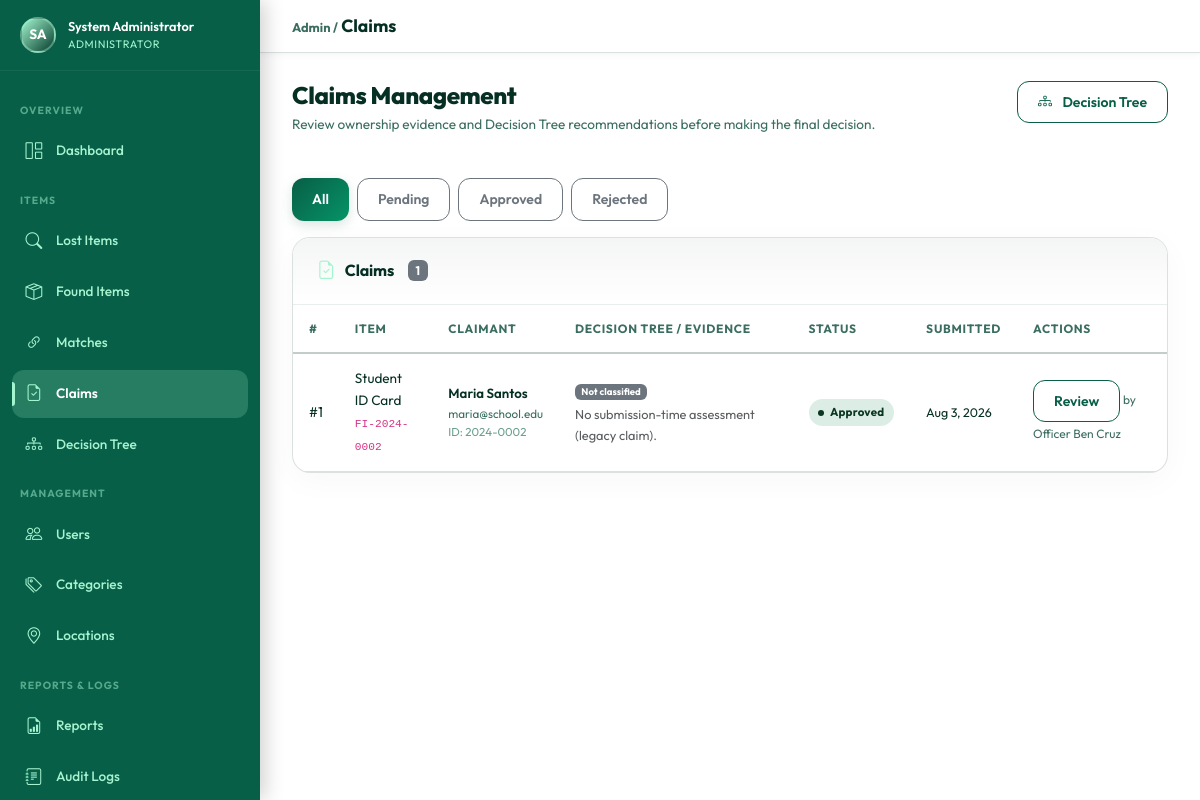
The page /admin/claims.php (signed in) on the database its author committed.
### tables this page shows
CREATE TABLE IF NOT EXISTS `users` (
    `id`              INT UNSIGNED    NOT NULL AUTO_INCREMENT,
    `name`            VARCHAR(100)    NOT NULL,
    `email`           VARCHAR(150)    NOT NULL,
    `password`        VARCHAR(255)    NOT NULL,
    `role`            ENUM('admin','student','security') NOT NULL DEFAULT 'student',
    `student_id`      VARCHAR(50)     NULL DEFAULT NULL,
    `phone`           VARCHAR(20)     NULL DEFAULT NULL,
    `profile_photo`   VARCHAR(255)    NULL DEFAULT NULL,
    `status`          ENUM('active','inactive','suspended') NOT NULL DEFAULT 'active',
    `remember_token`  VARCHAR(100)    NULL DEFAULT NULL,
    `last_login`      DATETIME        NULL DEFAULT NULL,
    `created_at`      DATETIME        NOT NULL DEFAULT CURRENT_TIMESTAMP,
    `updated_at`      DATETIME        NOT NULL DEFAULT CURRENT_TIMESTAMP ON UPDATE CURRENT_TIMESTAMP,
    PRIMARY KEY (`id`),
    UNIQUE KEY `uq_email` (`email`),
    KEY `idx_role`   (`role`),
    KEY `idx_status` (`status`)
);

CREATE TABLE IF NOT EXISTS `claims` (
    `id`               INT UNSIGNED NOT NULL AUTO_INCREMENT,
    `lost_item_id`     INT UNSIGNED NULL DEFAULT NULL,
    `found_item_id`    INT UNSIGNED NOT NULL,
    `match_id`         INT UNSIGNED NULL DEFAULT NULL,
    `claimant_id`      INT UNSIGNED NOT NULL,
    `proof_description` TEXT        NULL DEFAULT NULL,
    `proof_photo`      VARCHAR(255) NULL DEFAULT NULL,
    `status`           ENUM('pending','approved','rejected') NOT NULL DEFAULT 'pending',
    `reviewed_by`      INT UNSIGNED NULL DEFAULT NULL,
    `review_notes`     TEXT         NULL DEFAULT NULL,
    `created_at`       DATETIME     NOT NULL DEFAULT CURRENT_TIMESTAMP,
    `updated_at`       DATETIME     NOT NULL DEFAULT CURRENT_TIMESTAMP ON UPDATE CURRENT_TIMESTAMP,
    PRIMARY KEY (`id`),
    KEY `idx_claimant`   (`claimant_id`),
    KEY `idx_status`     (`status`),
    KEY `idx_found_item` (`found_item_id`),
    CONSTRAINT `fk_claim_lost`     FOREIGN KEY (`lost_item_id`)  REFERENCES `lost_items`(`id`)  ON DELETE SET NULL,
    CONSTRAINT `fk_claim_found`    FOREIGN KEY (`found_item_id`) REFERENCES `found_items`(`id`) ON DELETE CASCADE,
    CONSTRAINT `fk_claim_match`    FOREIGN KEY (`match_id`)      REFERENCES `matches`(`id`)     ON DELETE SET NULL,
    CONSTRAINT `fk_claim_claimant` FOREIGN KEY (`claimant_id`)   REFERENCES `users`(`id`)       ON DELETE CASCADE,
    CONSTRAINT `fk_claim_reviewer` FOREIGN KEY (`reviewed_by`)   REFERENCES `users`(`id`)       ON DELETE SET NULL
);

CREATE TABLE IF NOT EXISTS `found_items` (
    `id`               INT UNSIGNED NOT NULL AUTO_INCREMENT,
    `report_number`    VARCHAR(20)  NOT NULL,
    `user_id`          INT UNSIGNED NOT NULL,
    `category_id`      INT UNSIGNED NOT NULL,
    `location_id`      INT UNSIGNED NOT NULL,
    `item_name`        VARCHAR(150) NOT NULL,
    `brand`            VARCHAR(100) NULL DEFAULT NULL,
    `color`            VARCHAR(50)  NULL DEFAULT NULL,
    `description`      TEXT         NULL DEFAULT NULL,
    `date_found`       DATE         NOT NULL,
    `time_found`       TIME         NULL DEFAULT NULL,
    `storage_location` VARCHAR(200) NULL DEFAULT NULL,
    `qr_code_path`     VARCHAR(255) NULL DEFAULT NULL,
    `status`           ENUM('pending','active','matched','claimed','released') NOT NULL DEFAULT 'pending',
    `security_notes`   TEXT         NULL DEFAULT NULL,
    `created_at`       DATETIME     NOT NULL DEFAULT CURRENT_TIMESTAMP,
    `updated_at`       DATETIME     NOT NULL DEFAULT CURRENT_TIMESTAMP ON UPDATE CURRENT_TIMESTAMP,
    PRIMARY KEY (`id`),
    UNIQUE KEY `uq_report_number` (`report_number`),
    KEY `idx_user_id`    (`user_id`),
    KEY `idx_status`     (`status`),
    KEY `idx_date_found` (`date_found`),
    FULLTEXT KEY `ft_found_search` (`item_name`,`brand`,`color`,`description`),
    CONSTRAINT `fk_found_user`     FOREIGN KEY (`user_id`)     REFERENCES `users`(`id`)      ON DELETE CASCADE,
    CONSTRAINT `fk_found_category` FOREIGN KEY (`category_id`) REFERENCES `categories`(`id`) ON DELETE RESTRICT,
    CONSTRAINT `fk_found_location` FOREIGN KEY (`location_id`) REFERENCES `locations`(`id`)  ON DELETE RESTRICT
);

### admin/claims.php (the view, shortened to what the rows shown need)
<?php
require_once __DIR__ . '/../config/database.php';
require_once __DIR__ . '/../includes/auth.php';
require_once __DIR__ . '/../includes/functions.php';
require_once __DIR__ . '/../includes/notifications.php';
require_once __DIR__ . '/../includes/claim_ml.php';
$page         = max(1, (int)($_GET['page'] ?? 1));
$mlReady = claimMl()->schemaReady();
$sql    = 'SELECT c.*, u.name AS claimant_name, u.email AS claimant_email, u.student_id,
           fi.item_name, fi.report_number AS found_rn, fi.category_id,
           rv.name AS reviewer_name, ' . ($mlReady ? 'a.classification,a.evidence_json,a.prediction_reason' : 'NULL AS classification,NULL AS evidence_json,NULL AS prediction_reason') . '
           FROM claims c
           LEFT JOIN users u ON c.claimant_id=u.id
           LEFT JOIN found_items fi ON c.found_item_id=fi.id
           LEFT JOIN users rv ON c.reviewed_by=rv.id ' . ($mlReady ? 'LEFT JOIN claim_assessments a ON a.claim_id=c.id ' : '') . 'WHERE 1=1';
$params = [];
$sql .= ' ORDER BY c.created_at DESC';
$pager = paginate($sql, $params, $page);
include __DIR__ . '/../includes/header.php';
include __DIR__ . '/../includes/sidebar_admin.php';
?>
<div class="main-content">
  <div class="content-area">
    <div class="page-header">
      <div><h1 class="page-title">Claims Management</h1><p class="page-subtitle">Review ownership evidence and Decision Tree recommendations before making the final decision.</p></div>
    </div>
    <div class="card">
      <div class="card-body p-0">
        <div class="table-responsive">
          <table class="table table-hover mb-0 table-mobile-cards">
            <thead><tr><th>#</th><th>Item</th><th>Claimant</th><th>Decision Tree / Evidence</th><th>Status</th><th>Submitted</th><th>Actions</th></tr></thead>
            <tbody>
              <?php foreach ($pager['rows'] as $claim): ?>
              <tr>
                <td data-label="#">#<?= $claim['id'] ?></td>
                <td data-label="Item">
                  <div class="fw-600" style="font-size:.85rem;"><?= e($claim['item_name']) ?></div>
                  <code style="font-size:.7rem;"><?= e($claim['found_rn']) ?></code>
                </td>
                <td data-label="Claimant">
                  <div style="font-size:.83rem;font-weight:600;"><?= e($claim['claimant_name']) ?></div>
                  <div style="font-size:.73rem;color:var(--text-muted);"><?= e($claim['claimant_email']) ?></div>
                  <?php if ($claim['student_id']): ?>
                  <div style="font-size:.72rem;color:var(--text-light);">ID: <?= e($claim['student_id']) ?></div>
                  <?php endif; ?>
                </td>
                <td data-label="Decision Tree" style="font-size:.8rem;max-width:300px;">
                  <?= claimClassificationBadge($claim['classification']) ?>
                  <div class="text-muted mt-1"><?= e(claimEvidenceSummary($claim['evidence_json'])) ?></div>
                </td>
                <td data-label="Status"><?= statusBadge($claim['status']) ?></td>
                <td data-label="Submitted" style="font-size:.78rem;white-space:nowrap;"><?= timeAgo($claim['created_at']) ?></td>
                <td data-label="Actions">
                  <a class="btn btn-sm btn-outline-primary" href="<?= BASE_URL ?>/admin/claim_review.php?id=<?= $claim['id'] ?>">Review</a>
                  <?php if ($claim['status'] !== 'pending'): ?>
                  <span style="font-size:.75rem;color:var(--text-muted);">by <?= e($claim['reviewer_name'] ?? '—') ?></span>
                  <?php endif; ?>
                </td>
              </tr>
              <?php endforeach; ?>
            </tbody>
          </table>
        </div>
      </div>
    </div>
  </div>
</div>
<?php include __DIR__ . '/../includes/footer.php'; ?>

### includes/sidebar_admin.php (shortened to what the rows shown need)
<?php
require_once __DIR__ . '/../includes/auth.php';
require_once __DIR__ . '/../includes/functions.php';
$u = currentUser();
?>
<nav class="sidebar" id="sidebar">
  <div class="sidebar-user">
    <div class="sidebar-avatar"><?= userInitials($u['name']) ?></div>
    <div>
      <div class="sidebar-user-name"><?= e($u['name']) ?></div>
      <div class="sidebar-user-role">Administrator</div>
    </div>
  </div>
</nav>

### includes/claim_ml.php (shortened to what the rows shown need)
<?php
final class ClaimMlService
{
    private PDO $pdo;
    private ?bool $ready = null;
    public function __construct(PDO $pdo) { $this->pdo = $pdo; }
    public function schemaReady(): bool
    {
        if ($this->ready === null) {
            $row = $this->one("SELECT COUNT(*) AS n FROM information_schema.tables WHERE table_schema=DATABASE()
                AND table_name IN ('found_item_verification','decision_tree_models','claim_assessments','claim_verifications','item_photo_visibility')");
            $this->ready = (int)$row['n'] === 5;
        }
        return $this->ready;
    }
    private function run(string $sql, array $params = []): PDOStatement
    {
        $stmt = $this->pdo->prepare($sql);
        $stmt->execute($params);
        return $stmt;
    }
    private function one(string $sql, array $params = []): array|false { return $this->run($sql, $params)->fetch(PDO::FETCH_ASSOC); }
}
function claimMl(): ClaimMlService
{
    static $service;
    return $service ??= new ClaimMlService(db()->getConnection());
}
function claimClassificationBadge(?string $classification): string
{
    $color = match ($classification) {
        'Likely Legitimate' => 'success', 'Needs Verification' => 'warning text-dark', 'Suspicious' => 'danger', default => 'secondary',
    };
    return '<span class="badge bg-' . $color . '">' . e($classification ?? 'Not classified') . '</span>';
}
function claimEvidenceSummary(?string $json): string
{
    if (!$json) return 'No submission-time assessment (legacy claim).';
}

### includes/functions.php (shortened to what the rows shown need)
<?php
require_once __DIR__ . '/../config/database.php';
function e(mixed $val): string
{
    return htmlspecialchars((string)($val ?? ''), ENT_QUOTES | ENT_HTML5, 'UTF-8');
}
function paginate(string $sql, array $params, int $page, int $perPage = ITEMS_PER_PAGE): array
{
    $countSql = preg_replace('/SELECT\s.+?\sFROM/is', 'SELECT COUNT(*) AS total FROM', $sql);
    $countSql = preg_replace('/ORDER BY.+$/is', '', $countSql);
    $total    = (int)(db()->fetchOne($countSql, $params)['total'] ?? 0);
    $pages    = max(1, (int)ceil($total / $perPage));
    $page     = max(1, min($page, $pages));
    $offset   = ($page - 1) * $perPage;
    $rows = db()->fetchAll($sql . " LIMIT {$perPage} OFFSET {$offset}", $params);
    return [
        'rows'       => $rows,
        'total'      => $total,
        'page'       => $page,
        'pages'      => $pages,
        'per_page'   => $perPage,
        'from'       => $total === 0 ? 0 : $offset + 1,
        'to'         => min($offset + $perPage, $total),
    ];
}
function statusBadge(string $status): string
{
    $labels = [
        'pending'   => 'Pending',
        'active'    => 'Active',
        'matched'   => 'Matched',
        'claimed'   => 'Claimed',
        'closed'    => 'Closed',
        'approved'  => 'Approved',
        'rejected'  => 'Rejected',
        'released'  => 'Released',
        'confirmed' => 'Confirmed',
        'inactive'  => 'Inactive',
        'suspended' => 'Suspended',
    ];
    $label = $labels[$status] ?? ucfirst($status);
    return "<span class='badge-status badge-{$status}'>" . e($label) . "</span>";
}
function timeAgo(string $datetime): string
{
    $diff = time() - strtotime($datetime);
    return date('M j, Y', strtotime($datetime));
}

### rows shown on the page
users: name "SA", name "System Administrator"
claims: id "1", found_item.item_name "Student ID Card", found_item.report_number "FI-2024-0002", claimant.name "Maria Santos", claimant.email "maria@school.edu", claimant.student_id "2024-0002", evidence_json "No submission-time assessment (legacy claim).", status "Approved", created_at "Aug 3, 2026", reviewed_by.name "Officer Ben Cruz"

### other values the page prints
$label "Dashboard Lost Items Found Items Matches Claims Decision Tree Users Categories Locations Reports Audit Logs"
$l "All"
$l "Pending"
$l "Approved"
$l "Rejected"
$pager['total'] "1"
